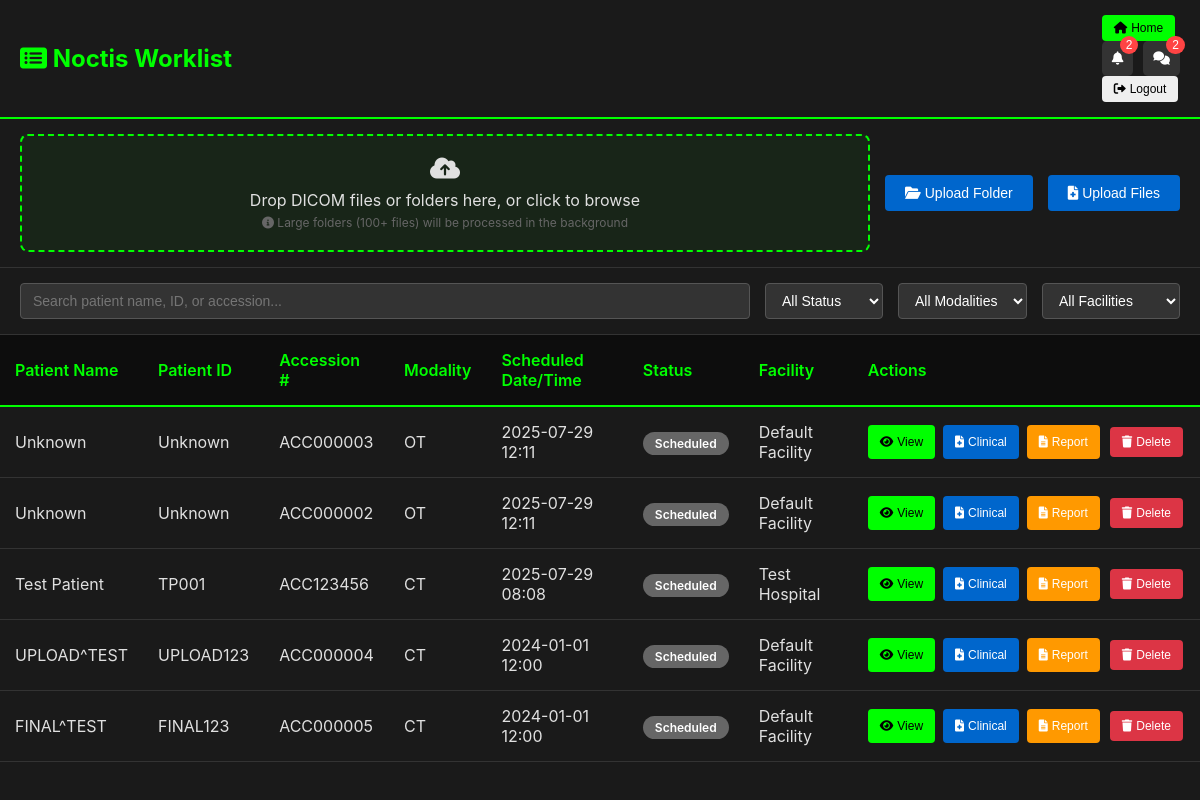
Page /worklist/ (signed in) on the committed database.
### viewer/models.py (models this page shows, shortened)
class WorklistEntry(models.Model):
    STATUS_CHOICES = [
        ('scheduled', 'Scheduled'),
        ('in_progress', 'In Progress'),
        ('completed', 'Completed'),
        ('cancelled', 'Cancelled'),
    ]
    patient_name = models.CharField(max_length=200)
    patient_id = models.CharField(max_length=100)
    accession_number = models.CharField(max_length=50, unique=True)
    scheduled_station_ae_title = models.CharField(max_length=16)
    scheduled_procedure_step_start_date = models.DateField()
    scheduled_procedure_step_start_time = models.TimeField()
    modality = models.CharField(max_length=10)
    scheduled_performing_physician = models.CharField(max_length=200)
    procedure_description = models.TextField()
    facility = models.ForeignKey(Facility, on_delete=models.CASCADE)
    status = models.CharField(max_length=20, choices=STATUS_CHOICES, default='scheduled')
    study = models.ForeignKey(DicomStudy, on_delete=models.SET_NULL, null=True, blank=True)
    created_at = models.DateTimeField(auto_now_add=True)
    class Meta:
        ordering = ['-scheduled_procedure_step_start_date', '-scheduled_procedure_step_start_time']

class Facility(models.Model):
    name = models.CharField(max_length=200)
    address = models.TextField()
    phone = models.CharField(max_length=20)
    email = models.EmailField()
    letterhead_logo = models.ImageField(upload_to='facility_logos/', null=True, blank=True)
    user = models.OneToOneField(User, on_delete=models.CASCADE, null=True, blank=True, related_name='facility')
    created_at = models.DateTimeField(auto_now_add=True)
    ae_title = models.CharField(max_length=16, unique=True, null=True, blank=True, help_text="DICOM AE Title automatically generated for this facility")
    dicom_port = models.IntegerField(unique=True, null=True, blank=True, help_text="DICOM C-STORE SCP port automatically assigned for this facility")
    class Meta:
        verbose_name_plural = "Facilities"
        ordering = ['name']

### worklist/views.py (the view, shortened to what this page needs)
# urls.py: path('', views.WorklistView.as_view(), name='worklist'),
class WorklistView(LoginRequiredMixin, ListView):
    model = WorklistEntry
    template_name = 'worklist/worklist.html'
    context_object_name = 'entries'
    paginate_by = 20
    def get_queryset(self):
        queryset = super().get_queryset()
        total_count = WorklistEntry.objects.count()
        print(f"Total worklist entries in database: {total_count}")
        if hasattr(self.request.user, 'facility') and self.request.user.facility:
            queryset = queryset.filter(facility=self.request.user.facility)
            print(f"Filtered by facility, count: {queryset.count()}")
        elif self.request.user.groups.filter(name='Facilities').exists():
            queryset = queryset.none()
            print(f"No facility assigned, showing no entries")
        else:
            print(f"Admin/Radiologist access, showing all entries: {queryset.count()}")
        search = self.request.GET.get('search')
        status = self.request.GET.get('status')
        if status:
            queryset = queryset.filter(status=status)
            print(f"After status filter '{status}': {queryset.count()}")
        modality = self.request.GET.get('modality')
        if modality:
            queryset = queryset.filter(modality=modality)
            print(f"After modality filter '{modality}': {queryset.count()}")
        start_date = self.request.GET.get('start_date')
        end_date = self.request.GET.get('end_date')
        if start_date:
            queryset = queryset.filter(scheduled_procedure_step_start_date__gte=start_date)
            print(f"After start date filter '{start_date}': {queryset.count()}")
        if end_date:
            queryset = queryset.filter(scheduled_procedure_step_start_date__lte=end_date)
            print(f"After end date filter '{end_date}': {queryset.count()}")
        print(f"Final queryset count: {queryset.count()}")
        return queryset.order_by('-scheduled_procedure_step_start_date', '-scheduled_procedure_step_start_time')
    def get_context_data(self, **kwargs):
        context = super().get_context_data(**kwargs)
        context['facilities'] = Facility.objects.all()
        context['modalities'] = ['CT', 'MR', 'CR', 'DX', 'US', 'MG', 'PT', 'NM']
        context['is_radiologist'] = self.request.user.groups.filter(name='Radiologists').exists()
        context['is_admin'] = self.request.user.is_superuser
        return context

### templates/worklist/worklist.html (shortened to what this page needs)
<!DOCTYPE html>
<html lang="en">
<head>
    {% load static %}
    <link rel="stylesheet" href="{% static 'css/worklist.css' %}">
    <link rel="stylesheet" href="https://cdnjs.cloudflare.com/ajax/libs/font-awesome/6.0.0/css/all.min.css">
</head>
<body>
    <div class="worklist-container">
        <div class="header">
            <h1><i class="fas fa-list-alt"></i> Noctis Worklist</h1>
            <div class="header-actions">
                <button class="btn btn-view" onclick="window.location.href='/home/'">
                    <i class="fas fa-home"></i> Home
                </button>
                {% if is_admin or is_radiologist %}
                <div class="notification-area">
                    <button id="notification-bell" class="notification-bell" onclick="toggleNotifications()">
                        <i class="fas fa-bell"></i>
                        <span id="notification-count" class="notification-count">0</span>
                    </button>
                    <button id="chat-bell" class="chat-bell" onclick="toggleChat()">
                        <i class="fas fa-comments"></i>
                        <span id="chat-count" class="chat-count">0</span>
                    </button>
                </div>
                {% endif %}
                {% if user.is_authenticated %}
                <button class="btn btn-logout" onclick="window.location.href='/accounts/logout/'">
                    <i class="fas fa-sign-out-alt"></i> Logout
                </button>
                {% endif %}
            </div>
        </div>
        <div class="upload-section">
            <div class="upload-container">
                <div class="upload-zone" id="upload-zone">
                    <i class="fas fa-cloud-upload-alt" style="font-size: 24px; margin-bottom: 10px;"></i>
                    <p>Drop DICOM files or folders here, or click to browse</p>
                    <p style="font-size: 12px; color: #666; margin-top: 5px;">
                        <i class="fas fa-info-circle"></i> Large folders (100+ files) will be processed in the background
                    </p>
                </div>
                <button class="btn btn-upload" onclick="selectUploadType()">
                    <i class="fas fa-folder-open"></i> Upload Folder
                </button>
                <button class="btn btn-upload" onclick="document.getElementById('file-input-files').click()">
                    <i class="fas fa-file-medical"></i> Upload Files
                </button>
            </div>
        </div>
        <div class="filters">
            <input type="text" id="search" placeholder="Search patient name, ID, or accession..." class="form-control" style="flex: 1;">
            <select id="status-filter" class="form-select">
                <option value="">All Status</option>
            </select>
            <select id="modality-filter" class="form-select">
                <option value="">All Modalities</option>
            </select>
            {% if is_admin or is_radiologist %}
            <select id="facility-filter" class="form-select">
                <option value="">All Facilities</option>
            </select>
            {% endif %}
        </div>
        <div class="worklist-table-container">
            <div class="worklist-table">
                <table>
                    <thead>
                        <tr>
                            <th>Patient Name</th>
                            <th>Patient ID</th>
                            <th>Accession #</th>
                            <th>Modality</th>
                            <th>Scheduled Date/Time</th>
                            <th>Status</th>
                            <th>Facility</th>
                            <th>Actions</th>
                        </tr>
                    </thead>
                    <tbody id="worklist-body">
                        {% for entry in entries %}
                        <tr class="patient-row" data-entry-id="{{ entry.id }}">
                            <td>{{ entry.patient_name }}</td>
                            <td>{{ entry.patient_id }}</td>
                            <td>{{ entry.accession_number }}</td>
                            <td>{{ entry.modality }}</td>
                            <td>{{ entry.scheduled_procedure_step_start_date|date:"Y-m-d" }} {{ entry.scheduled_procedure_step_start_time|time:"H:i" }}</td>
                            <td>
                                <span class="status-badge status-{{ entry.status }}">
                                    {{ entry.get_status_display }}
                                </span>
                            </td>
                            <td>{{ entry.facility.name|default:"N/A" }}</td>
                            <td>
                                <div class="action-buttons">
                                    {% if entry.study %}
                                    <button class="btn btn-view" onclick="viewStudy({{ entry.id }})">
                                        <i class="fas fa-eye"></i> View
                                    </button>
                                    {% endif %}
                                    <button class="btn btn-clinical" onclick="addClinicalInfo({{ entry.id }})">
                                        <i class="fas fa-file-medical"></i> Clinical
                                    </button>
                                    {% if is_radiologist or is_admin %}
                                    {% if entry.study %}
                                    <button class="btn btn-report" onclick="writeReport({{ entry.study.id }})">
                                        <i class="fas fa-file-alt"></i> Report
                                    </button>
                                    {% endif %}
                                    {% endif %}
                                    {% if is_admin %}
                                    <button class="btn btn-delete" onclick="deleteEntry({{ entry.id }}, '{{ entry.patient_name }}', '{{ entry.accession_number }}')">
                                        <i class="fas fa-trash"></i> Delete
                                    </button>
                                    {% endif %}
                                </div>
                            </td>
                        </tr>
                        {% endfor %}
                    </tbody>
                </table>
            </div>
        </div>
    </div>
</body>
</html>

### static/css/worklist.css (style rules this page uses)
* { margin: 0; padding: 0; box-sizing: border-box; }
body { background-color: #2a2a2a; color: #e0e0e0; font-family: -apple-system, BlinkMacSystemFont, 'Segoe UI', Roboto, sans-serif; height: 100vh; overflow: hidden; }
.worklist-container { height: 100vh; display: flex; flex-direction: column; padding: 0; }
.header { display: flex; justify-content: space-between; align-items: center; padding: 15px 20px; background: #1a1a1a; border-bottom: 2px solid #00ff00; flex-shrink: 0; }
.header h1 { font-size: 24px; color: #00ff00; }
.upload-section { padding: 15px 20px; background: #1a1a1a; border-bottom: 1px solid #333; flex-shrink: 0; }
.upload-container { display: flex; gap: 15px; align-items: center; }
.upload-zone { flex: 1; border: 2px dashed #00ff00; border-radius: 8px; padding: 20px; text-align: center; cursor: pointer; transition: all 0.3s ease; background: rgba(0, 255, 0, 0.05); }
.filters { display: flex; gap: 15px; padding: 15px 20px; background: #1a1a1a; border-bottom: 1px solid #333; flex-shrink: 0; }
.form-control, .form-select { padding: 8px 12px; background: #333; border: 1px solid #555; border-radius: 4px; color: #fff; font-size: 14px; }
.worklist-table-container { flex: 1; overflow: auto; background: #1a1a1a; }
.worklist-table { width: 100%; height: 100%; }
.worklist-table table { width: 100%; border-collapse: collapse; min-width: 100%; }
.worklist-table thead { position: sticky; top: 0; z-index: 10; }
.worklist-table th { background: #0d0d0d; color: #00ff00; padding: 15px; text-align: left; font-weight: 600; border-bottom: 2px solid #00ff00; }
.worklist-table tr { transition: all 0.3s ease; cursor: pointer; }
.worklist-table td { padding: 15px; border-bottom: 1px solid #333; vertical-align: middle; }
.action-buttons { display: flex; gap: 8px; }
.btn { padding: 6px 12px; border: none; border-radius: 4px; cursor: pointer; font-size: 12px; transition: all 0.3s ease; text-decoration: none; display: inline-flex; align-items: center; gap: 4px; }
.btn-view { background: #00ff00; color: #000; }
.btn-upload { background: #0066cc; color: #fff; padding: 10px 20px; font-size: 14px; }
.btn-clinical { background: #0066cc; color: #fff; }
.btn-report { background: #ff9900; color: #fff; }
.status-badge { padding: 4px 12px; border-radius: 12px; font-size: 12px; font-weight: 600; }
.status-scheduled { background: #666; color: #fff; }
.notification-area { display: flex; gap: 10px; align-items: center; }
.notification-bell, .chat-bell { position: relative; background: #333; border: none; color: #fff; padding: 10px; border-radius: 5px; cursor: pointer; transition: background-color 0.3s; }
.notification-count, .chat-count { position: absolute; top: -5px; right: -5px; background: #ff4444; color: white; font-size: 12px; padding: 2px 6px; border-radius: 10px; min-width: 18px; text-align: center; display: none; }
.btn-delete { background: #dc3545; color: white; border: none; padding: 8px 12px; border-radius: 4px; cursor: pointer; margin: 2px; font-size: 12px; }

### rows in the picture
WorklistEntry: patient_name "Unknown", patient_id "Unknown", accession_number "ACC000003", modality "OT", scheduled_procedure_step_start_date "2025-07-29", scheduled_procedure_step_start_time "12:11", status "Scheduled", facility.name "Default Facility"
WorklistEntry: patient_name "Unknown", patient_id "Unknown", accession_number "ACC000002", modality "OT", scheduled_procedure_step_start_date "2025-07-29", scheduled_procedure_step_start_time "12:11", status "Scheduled", facility.name "Default Facility"
WorklistEntry: patient_name "Test Patient", patient_id "TP001", accession_number "ACC123456", modality "CT", scheduled_procedure_step_start_date "2025-07-29", scheduled_procedure_step_start_time "08:08", status "Scheduled", facility.name "Test Hospital"
WorklistEntry: patient_name "UPLOAD^TEST", patient_id "UPLOAD123", accession_number "ACC000004", modality "CT", scheduled_procedure_step_start_date "2024-01-01", scheduled_procedure_step_start_time "12:00", status "Scheduled", facility.name "Default Facility"
WorklistEntry: patient_name "FINAL^TEST", patient_id "FINAL123", accession_number "ACC000005", modality "CT", scheduled_procedure_step_start_date "2024-01-01", scheduled_procedure_step_start_time "12:00", status "Scheduled", facility.name "Default Facility"
